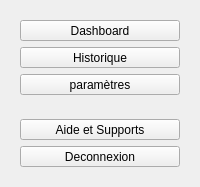
        <widget class="QWidget" name="BarreLaterale" native="true">
         <property name="minimumSize">
          <size>
           <width>0</width>
           <height>0</height>
          </size>
         </property>
         <layout class="QVBoxLayout" name="verticalLayout_4">
          <item alignment="Qt::AlignmentFlag::AlignTop">
           <widget class="QWidget" name="widget_5" native="true">
            <layout class="QVBoxLayout" name="verticalLayout_2">
             <item>
              <widget class="QToolButton" name="btn_dashboard_barre_latterale">
               <property name="sizePolicy">
                <sizepolicy hsizetype="MinimumExpanding" vsizetype="Fixed">
                 <horstretch>0</horstretch>
                 <verstretch>0</verstretch>
                </sizepolicy>
               </property>
               <property name="cursor">
                <cursorShape>PointingHandCursor</cursorShape>
               </property>
               <property name="text">
                <string>Dashboard</string>
               </property>
               <property name="icon">
                <iconset resource="icons.qrc">
                 <normaloff>:/icon_gris/grid.svg</normaloff>:/icon_gris/grid.svg</iconset>
               </property>
               <property name="toolButtonStyle">
                <enum>Qt::ToolButtonStyle::ToolButtonTextBesideIcon</enum>
               </property>
              </widget>
             </item>
             <item>
              <widget class="QToolButton" name="btn_historique_barre_latterale">
               <property name="sizePolicy">
                <sizepolicy hsizetype="MinimumExpanding" vsizetype="Fixed">
                 <horstretch>0</horstretch>
                 <verstretch>0</verstretch>
                </sizepolicy>
               </property>
               <property name="cursor">
                <cursorShape>PointingHandCursor</cursorShape>
               </property>
               <property name="text">
                <string>Historique</string>
               </property>
               <property name="icon">
                <iconset resource="icons.qrc">
                 <normaloff>:/icon_gris/clock.svg</normaloff>:/icon_gris/clock.svg</iconset>
               </property>
               <property name="toolButtonStyle">
                <enum>Qt::ToolButtonStyle::ToolButtonTextBesideIcon</enum>
               </property>
              </widget>
             </item>
             <item>
              <widget class="QToolButton" name="btn_parametres_barre_latterale">
               <property name="sizePolicy">
                <sizepolicy hsizetype="MinimumExpanding" vsizetype="Fixed">
                 <horstretch>0</horstretch>
                 <verstretch>0</verstretch>
                </sizepolicy>
               </property>
               <property name="cursor">
                <cursorShape>PointingHandCursor</cursorShape>
               </property>
               <property name="text">
                <string>paramètres</string>
               </property>
               <property name="icon">
                <iconset resource="icons.qrc">
                 <normaloff>:/icon_gris/settings.svg</normaloff>:/icon_gris/settings.svg</iconset>
               </property>
               <property name="toolButtonStyle">
                <enum>Qt::ToolButtonStyle::ToolButtonTextBesideIcon</enum>
               </property>
              </widget>
             </item>
            </layout>
           </widget>
          </item>
          <item alignment="Qt::AlignmentFlag::AlignBottom">
           <widget class="QWidget" name="widget" native="true">
            <layout class="QVBoxLayout" name="verticalLayout_3">
             <item>
              <widget class="QToolButton" name="btn_aide_et_supports_barre_latterale">
               <property name="sizePolicy">
                <sizepolicy hsizetype="MinimumExpanding" vsizetype="Fixed">
                 <horstretch>0</horstretch>
                 <verstretch>0</verstretch>
                </sizepolicy>
               </property>
               <property name="cursor">
                <cursorShape>PointingHandCursor</cursorShape>
               </property>
               <property name="text">
                <string>Aide et Supports</string>
               </property>
               <property name="icon">
                <iconset resource="icons.qrc">
                 <normaloff>:/icon_gris/help-circle.svg</normaloff>:/icon_gris/help-circle.svg</iconset>
               </property>
               <property name="toolButtonStyle">
                <enum>Qt::ToolButtonStyle::ToolButtonTextBesideIcon</enum>
               </property>
              </widget>
             </item>
             <item>
              <widget class="QToolButton" name="btn_deconnexion_barre_latterale">
               <property name="sizePolicy">
                <sizepolicy hsizetype="MinimumExpanding" vsizetype="Fixed">
                 <horstretch>0</horstretch>
                 <verstretch>0</verstretch>
                </sizepolicy>
               </property>
               <property name="cursor">
                <cursorShape>PointingHandCursor</cursorShape>
               </property>
               <property name="text">
                <string>Deconnexion</string>
               </property>
               <property name="icon">
                <iconset resource="icons.qrc">
                 <normaloff>:/icon_gris/log-out.svg</normaloff>:/icon_gris/log-out.svg</iconset>
               </property>
               <property name="toolButtonStyle">
                <enum>Qt::ToolButtonStyle::ToolButtonTextBesideIcon</enum>
               </property>
              </widget>
             </item>
            </layout>
           </widget>
          </item>
         </layout>
        </widget>
